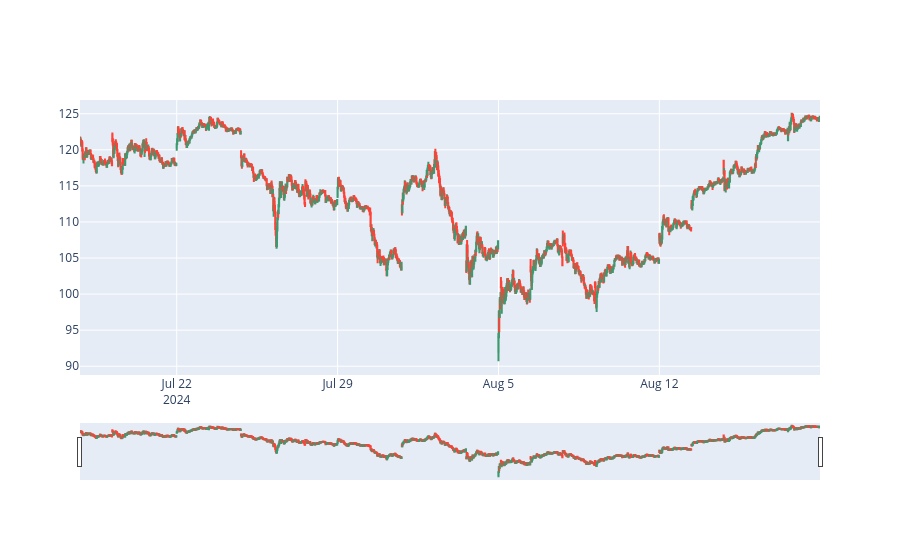

The notebook cell this image was saved under:
### Code cell
fig = go.Figure(data=[go.Candlestick(x=data_stock.index,
                open=data_stock['Open'], high=data_stock['High'],
                low=data_stock['Low'], close=data_stock['Close'])
                      ])

#fig.update_layout(
#    title='NVDA Stock',
#    yaxis_title='NVDA Stock Price',
#    shapes = [dict(
#        x0='2024-06-26', x1='2024-07-27', y0=0, y1=1, xref='x', yref='paper',
#        line_width=2)],
#    annotations=[dict(
#        x='2024-06-26', y=0.05, xref='x', yref='paper',
#        showarrow=False, xanchor='left', text='Increase Period Begins')]
#)

fig.update_xaxes(
    rangebreaks=[
        dict(bounds=["sat", "mon"]), #hide weekends
        dict(bounds=[16, 9.5], pattern="hour"), #hide hours outside of 9am-5pm
      #  dict(values=["2024-04-07"])
    ]
)
fig.update_xaxes(
    rangebreaks=[dict(values=["2024-07-04"])] # hide dates with no values
)
fig.show()

### Figure 1 — Plotly figure (JSON) as saved in the notebook; plotly's stock layout.template omitted (floating-point values rounded to 4 significant figures; data arrays with more than 128 entries replaced by an {"elided": "..."} marker saying what was removed)
{"data": [{"close": {"elided": "1794 float values"}, "high": {"elided": "1794 float values"}, "low": {"elided": "1794 float values"}, "open": {"elided": "1794 float values"}, "type": "candlestick", "x": {"elided": "1794 str values"}}], "layout": {"xaxis": {"rangebreaks": [{"bounds": ["sat", "mon"], "values": ["2024-07-04"]}, {"bounds": [16, 9.5], "pattern": "hour", "values": ["2024-07-04"]}]}}}
